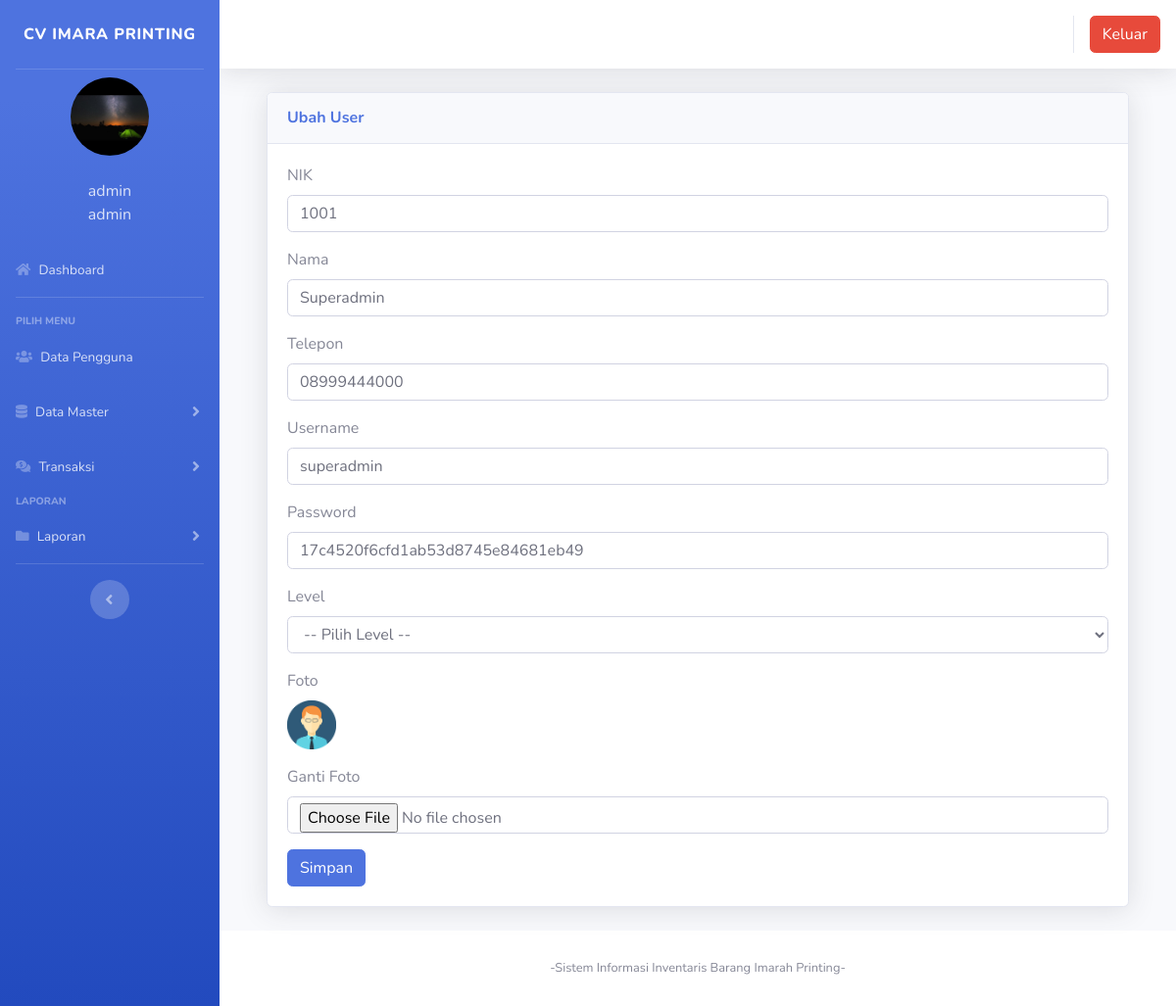
Screenshot of /index.php?page=pengguna&aksi=ubahpengguna&id=26 (signed in) with the database file from the repository.
### tables this page shows
CREATE TABLE `users` (
  `id` int(11) NOT NULL,
  `nik` varchar(10) NOT NULL,
  `nama` varchar(100) NOT NULL,
  `alamat` varchar(200) NOT NULL,
  `telepon` varchar(100) NOT NULL,
  `username` varchar(100) NOT NULL,
  `password` varchar(100) NOT NULL,
  `level` varchar(25) NOT NULL DEFAULT 'member',
  `foto` varchar(25) NOT NULL
);

CREATE TABLE `user_access_menu` (
  `id_user_access_menu` int(100) NOT NULL,
  `level` varchar(100) NOT NULL,
  `id_menu` int(100) NOT NULL
);

CREATE TABLE `user_menu` (
  `id_menu` int(100) NOT NULL,
  `menu` varchar(100) NOT NULL,
  `urutan_menu` int(11) NOT NULL,
  `url` text NOT NULL,
  `id_badge` varchar(100) NOT NULL,
  `use_badge` varchar(20) NOT NULL,
  `icon_1` text NOT NULL,
  `icon_2` text NOT NULL
);

### index.php (the view, shortened to what this page needs)
<?php
	$koneksi = new mysqli("localhost","root","","inventori");
?>
<!DOCTYPE html>
<html lang="en">
<head>
  <link href="vendor/fontawesome-free/css/all.min.css" rel="stylesheet" type="text/css">
  <link href="css/sb-admin-2.min.css" rel="stylesheet">
  <link href="vendor/datatables/dataTables.bootstrap4.min.css" rel="stylesheet">
  <link href="vendor/sweetalert2/sweetalert2.min.css" rel="stylesheet">
  <link href="css/sb-admin-2.min.css" rel="stylesheet">
</head>
<body id="page-top">
  <div id="wrapper">
    <ul class="navbar-nav bg-gradient-primary sidebar sidebar-dark accordion" id="accordionSidebar">
      <a class="sidebar-brand d-flex align-items-center justify-content-center" href="index.php?page=home&aksi=">
        <div class="sidebar-brand-text mx-2">CV IMARA PRINTING</div>
      </a>
      <hr class="sidebar-divider my-0">
 <?php
   if ($_SESSION['id']) {
	   $user = $_SESSION['id'];
   }
   $sql =$koneksi->query("select * from users where id='$user'");
   $data = $sql->fetch_assoc();
   ?>
    <li class="d-flex align-items-center justify-content-center">
        <a class="nav-link">
		 <img src="img/<?php echo $data['foto']?>" class="img-circle" alt="User" style="width:80px;height:80px;object-fit:cover;border-radius: 80px;"/></a>
	  </li>
		 <li class="nav-item ">
        <a class="nav-link">
         	<div class="d-flex align-items-center justify-content-center" class="name">  <?php echo  $data['nama'];?></div></font>
			<div class="d-flex align-items-center justify-content-center" class="email"><?php echo $data['level'];?></div>
		 </a>
      </li>
      <?php
        $page = $_GET['page'];
        $aksi = $_GET['aksi'];
        $level = $data['level'];
        $queryMenu =  $koneksi->query("SELECT * from user_menu, user_access_menu WHERE user_menu.id_menu = user_access_menu.id_menu and level = '$level' and user_menu.id_menu = 1 order by urutan_menu asc ");
          $i = 1;
          while ($m = $queryMenu->fetch_assoc()) {
              $menu = $m['id_menu'];
              if ($m['url'] == '') {
                  $target = 'href="#"  data-toggle="collapse" aria-expanded="true" aria-controls="collapseTwo'.$i.'"  ';
                  $collapsed = "collapsed";
              } else {
                  $target = 'href="' .$m['url']. '"  ';
                  $collapsed = "";
              }
              $queryCekURLMenu = $koneksi->query("SELECT * from user_menu where url = '?page=$page&aksi=$aksi' and user_menu.id_menu = '$menu'");
              $CekURLMenu = $queryCekURLMenu->num_rows;
              if ($CekURLMenu > 0 ) {
                  echo '<li class="nav-item active">';
                  $collapse_show = 'class = "collapse show"';
                  $collapsed = "";
              }
              else {
                  echo '<li class="nav-item">';
                  $collapsed = "collapsed";
              }
    ?>
          <a class="nav-link  <?=$collapsed?>" <?php echo $target; ?> data-target="#collapseTwo<?= $i ?>">
                <i class="<?php echo $m['icon_1']?>"></i>
                <span><?= $m['menu']; ?></span>
          </a>
      </li>
<?php }?>
      <hr class="sidebar-divider">
      <div class="sidebar-heading">
        Pilih Menu
      </div>
      <?php
        $page = $_GET['page'];
        $aksi = $_GET['aksi'];
        $level = $data['level'];
        $queryMenu =  $koneksi->query("SELECT * from user_menu, user_access_menu WHERE user_menu.id_menu = user_access_menu.id_menu and level = '$level' and (user_menu.id_menu <> 1 and user_menu.id_menu <> 5) order by urutan_menu asc ");
          $i = 1;
          while ($m = $queryMenu->fetch_assoc()) {
              $menu = $m['id_menu'];
              if ($m['url'] == '') {
                  $target = 'href="#"  data-toggle="collapse" aria-expanded="true" aria-controls="collapseTwo'.$i.'"  ';
                  $collapsed = "collapsed";
              } else {
                  $target = 'href="' .$m['url']. '"  ';
                  $collapsed = "";
              }
              $queryCekURLMenu = $koneksi->query("SELECT * from user_menu where url = '?page=$page&aksi=$aksi' and user_menu.id_menu = '$menu'");
              $CekURLMenu = $queryCekURLMenu->num_rows;
              $queryCekURLSubMenu = $koneksi->query("SELECT * from user_menu, user_sub_menu_1 where url_sub_menu_1 = '?page=$page&aksi=$aksi' and user_menu.id_menu = '$menu' and user_menu.id_menu = user_sub_menu_1.id_menu order by urutan_sub_menu_1 asc ");
              $CekURLSubMenu = $queryCekURLSubMenu->num_rows;
              if ($CekURLSubMenu > 0 || $CekURLMenu > 0 ) {
                  echo '<li class="nav-item active">';
                  $collapse_show = 'class = "collapse show"';
                  $collapsed = "";
              }
              else {
                  echo '<li class="nav-item">';
                  $collapsed = "collapsed";
              }
      ?>
            <a class="nav-link  <?=$collapsed?>" <?php echo $target; ?> data-target="#collapseTwo<?= $i ?>">
                <i class="<?php echo $m['icon_1']?>"></i>
                <span><?= $m['menu']; ?></span>
            </a>
        </li>
      <?php
        $i++;
      } ?>
      <div class="sidebar-heading">
        Laporan
      </div>
	    <?php
        $page = $_GET['page'];
        $aksi = $_GET['aksi'];
        $level = $data['level'];
        $queryMenu =  $koneksi->query("SELECT * from user_menu, user_access_menu WHERE user_menu.id_menu = user_access_menu.id_menu and level = '$level' and user_menu.id_menu = 5 order by urutan_menu asc ");
          $i = 1;
          while ($m = $queryMenu->fetch_assoc()) {
              $menu = $m['id_menu'];
              if ($m['url'] == '') {
                  $target = 'href="#"  data-toggle="collapse" aria-expanded="true" aria-controls="collapseTwo'.$i.'"  ';
                  $collapsed = "collapsed";
              } else {
                  $target = 'href="' .$m['url']. '"  ';
                  $collapsed = "";
              }
              $queryCekURLMenu = $koneksi->query("SELECT * from user_menu where url = '?page=$page&aksi=$aksi' and user_menu.id_menu = '$menu'");
              $CekURLMenu = $queryCekURLMenu->num_rows;
              $queryCekURLSubMenu = $koneksi->query("SELECT * from user_menu, user_sub_menu_1 where url_sub_menu_1 = '?page=$page&aksi=$aksi' and user_menu.id_menu = '$menu' and user_menu.id_menu = user_sub_menu_1.id_menu order by urutan_sub_menu_1 asc ");
              $CekURLSubMenu = $queryCekURLSubMenu->num_rows;
              if ($CekURLSubMenu > 0 || $CekURLMenu > 0 ) {
                  echo '<li class="nav-item active">';
                  $collapse_show = 'class = "collapse show"';
                  $collapsed = "";
              }
              else {
                  echo '<li class="nav-item">';
                  $collapsed = "collapsed";
              }
    ?>
          <a class="nav-link  <?=$collapsed?>" <?php echo $target; ?> data-target="#collapseLaporan<?= $i ?>">
                <i class="<?php echo $m['icon_1']?>"></i>
                <span><?= $m['menu']; ?></span>
          </a>
      </li>
<?php }?>
      <hr class="sidebar-divider d-none d-md-block">
      <div class="text-center d-none d-md-inline">
        <button class="rounded-circle border-0" id="sidebarToggle"></button>
      </div>
    </ul>
    <div id="content-wrapper" class="d-flex flex-column">
      <div id="content">
        <nav class="navbar navbar-expand navbar-light bg-white topbar mb-4 static-top shadow">
          <ul class="navbar-nav ml-auto">
            <li class="nav-item dropdown no-arrow">
			 <div class="top-menu">
        <ul class="nav pull-right top-menu">
           <li><a onclick="return confirm('Apakah anda yakin akan logout?')" class="btn btn-danger" class="logout" href="logout.php">Keluar</a></li>
        </ul>
      </div>
            </li>
          </ul>
        </nav>
        <div class="container-fluid">
		 <section class="content">
		  <?php
			   $page = $_GET['page'];
			   $aksi = $_GET['aksi'];
         $pecah_page = explode("_", $page);
         if(ISSET($pecah_page[1]) ) {
           include "page/".$pecah_page[0]."/".$page.".php";
         }
         else {
           include "page/".$page."/".$aksi.".php";
         }
			?>
    </section>
</div>
      <footer class="sticky-footer bg-white">
        <div class="container my-auto">
          <div class="copyright text-center my-auto">
            <span>-Sistem Informasi Inventaris Barang Imarah Printing-</span>
          </div>
        </div>
      </footer>
    </div>
  </div>
  </div>
</body>
</html>

### page/pengguna/ubahpengguna.php (shortened to what this page needs)
<?php
 $id = $_GET['id'];
 $sql2 = $koneksi->query("select * from users where id = '$id'");
 $tampil = $sql2->fetch_assoc();
 ?>
  <div class="container-fluid">
          <div class="card shadow mb-4">
            <div class="card-header py-3">
              <h6 class="m-0 font-weight-bold text-primary">Ubah User</h6>
            </div>
            <div class="card-body">
              <div class="table-responsive">
							<div class="body">
							<form method="POST" enctype="multipart/form-data">
							<label for="">NIK</label>
                            <div class="form-group">
                               <div class="form-line">
                                <input type="number" name="nik" value="<?php echo $tampil['nik']; ?>" class="form-control" />
							</div>
                            </div>
							<label for="">Nama</label>
                            <div class="form-group">
                               <div class="form-line">
                                <input type="text" name="nama" value="<?php echo $tampil['nama']; ?>" class="form-control" />
							</div>
                            </div>
							<label for="">Telepon</label>
                            <div class="form-group">
                               <div class="form-line">
                                <input type="number" name="telepon" value="<?php echo $tampil['telepon']; ?>" class="form-control" />
							</div>
                            </div>
							<label for="">Username</label>
                            <div class="form-group">
                               <div class="form-line">
                                <input type="text" name="username" value="<?php echo $tampil['username']; ?>" class="form-control" />
								</div>
                            </div>
							<label for="">Password</label>
                            <div class="form-group">
                               <div class="form-line">
                                <input type="text" name="password" value="<?php echo $tampil['password']; ?>" class="form-control" />
								</div>
                            </div>
							<label for="">Level</label>
							 <div class="form-group">
                               <div class="form-line">
                                    <select name="level" class="form-control show-tick">
                                        <option value="">-- Pilih Level --</option>
                                    </select>
                            </div>
							</div>
							<label for="">Foto</label>
                            <div class="form-group">
                               <div class="form-line">
                                <img src="img/<?php echo $tampil['foto']; ?> "width="50" height="50"  alt="">
							</div>
                            </div>
							<label for="">Ganti Foto</label>
                            <div class="form-group">
                               <div class="form-line">
                                <input type="file" name="foto" class="form-control" />
							</div>
                            </div>
							<input type="submit" name="simpan" value="Simpan" class="btn btn-primary">
							</form>

### rows the page displays
users: foto (picture), nama "admin", level "admin"
user_access_menu: id_menu.menu "Dashboard"
user_access_menu: id_menu.menu "Data Pengguna"
user_access_menu: id_menu.menu "Data Master"
user_access_menu: id_menu.menu "Transaksi"
user_access_menu: id_menu.menu "Laporan"
users: nik "1001", nama "Superadmin", telepon "08999444000", username "superadmin", password "17c4520f6cfd1ab53d8745e84681eb49", foto (picture)
